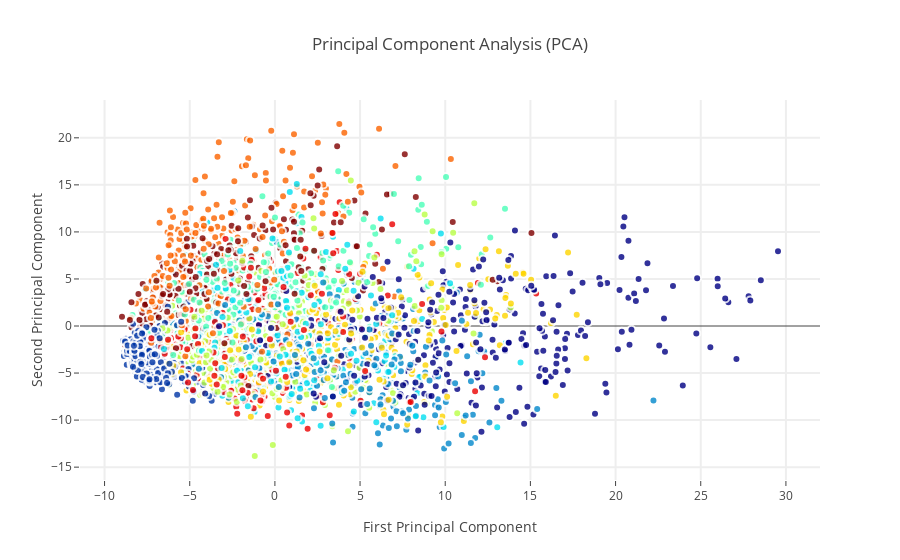

This figure's notebook cell:
### Code cell
trace0 = go.Scatter(
    x = X_5d[:,0],
    y = X_5d[:,1],
    name = Target,
    hoveron = Target,
    mode = 'markers',
    text = Target,
    showlegend = False,
    marker = dict(
        size = 8,
        color = Target,
        colorscale ='Jet',
        showscale = False,
        line = dict(
            width = 2,
            color = 'rgb(255, 255, 255)'
        ),
        opacity = 0.8
    )
)
data = [trace0]

layout = go.Layout(
    title= 'Principal Component Analysis (PCA)',
    hovermode= 'closest',
    xaxis= dict(
         title= 'First Principal Component',
        ticklen= 5,
        zeroline= False,
        gridwidth= 2,
    ),
    yaxis=dict(
        title= 'Second Principal Component',
        ticklen= 5,
        gridwidth= 2,
    ),
    showlegend= True
)


fig = dict(data=data, layout=layout)
py.iplot(fig, filename='styled-scatter')

### Figure 1 — Plotly figure (JSON) as saved in the notebook; plotly's stock layout.template omitted (floating-point values rounded to 4 significant figures; data arrays with more than 128 entries replaced by an {"elided": "..."} marker saying what was removed)
{"data": [{"hoveron": {"elided": "3000 int values"}, "marker": {"color": {"elided": "3000 int values"}, "colorscale": "Jet", "line": {"color": "rgb(255, 255, 255)", "width": 2}, "opacity": 0.8, "showscale": false, "size": 8}, "mode": "markers", "name": {"elided": "3000 int values"}, "showlegend": false, "text": {"elided": "3000 int values"}, "type": "scatter", "x": {"elided": "3000 float values"}, "y": {"elided": "3000 float values"}}], "layout": {"hovermode": "closest", "showlegend": true, "title": "Principal Component Analysis (PCA)", "xaxis": {"gridwidth": 2, "ticklen": 5, "title": "First Principal Component", "zeroline": false}, "yaxis": {"gridwidth": 2, "ticklen": 5, "title": "Second Principal Component"}}}
